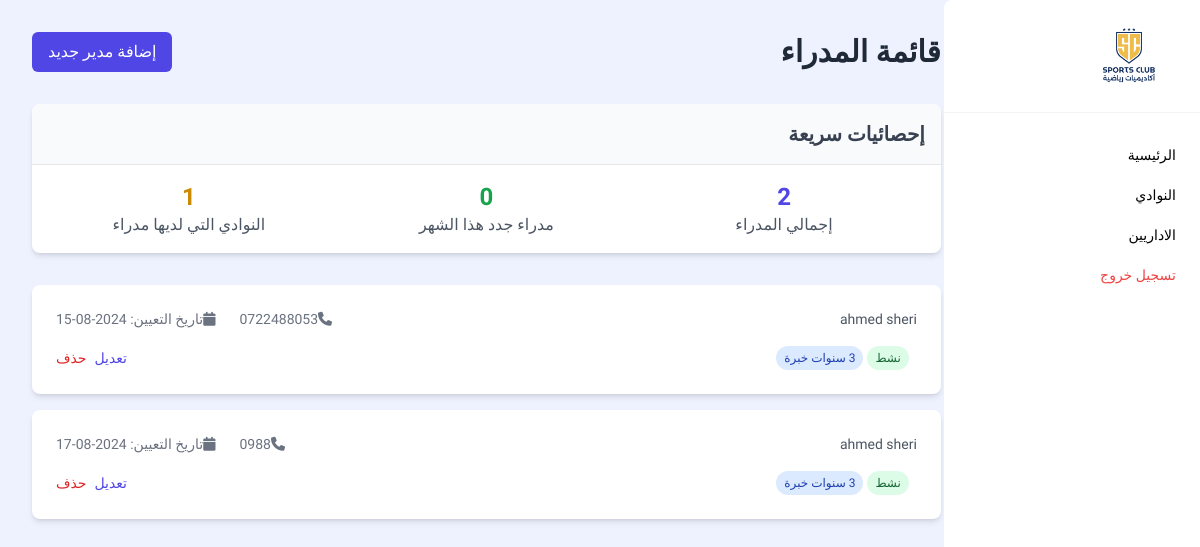
Before: /admin_dashboard/viewDirector with the older database file.
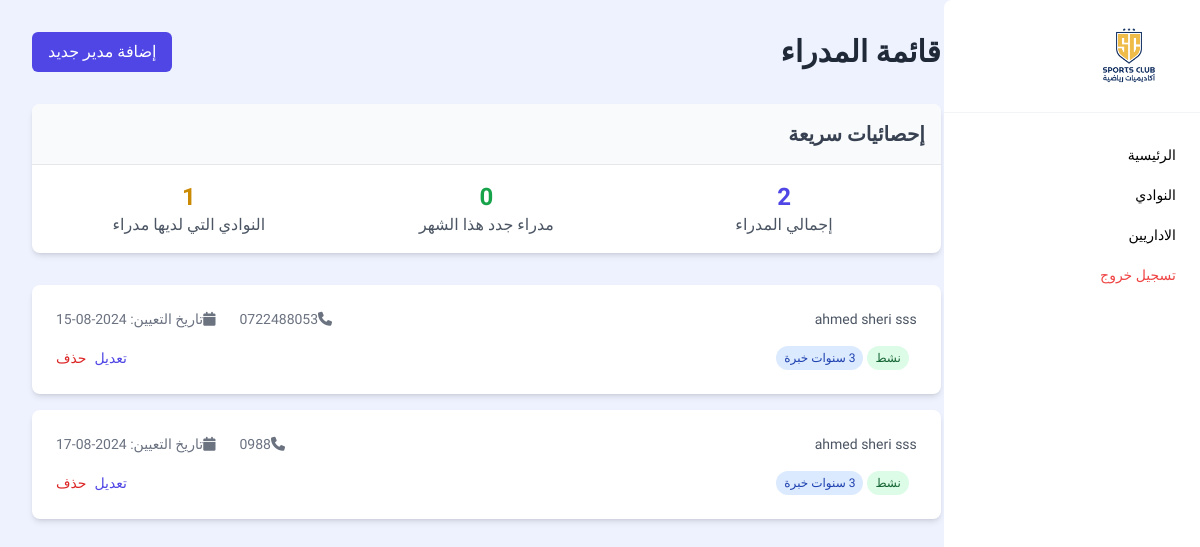
After: the same page with the newer database file.
### accounts/models.py (models this page shows, shortened)
class UserProfile(models.Model):
    user = models.OneToOneField(User, on_delete=models.CASCADE)
    profile_image_base64 = models.TextField(blank=True, null=True)
    account_type = models.CharField(max_length=250, choices=AccountTypeChoices)
    creation_date = models.DateTimeField(auto_now_add=True)
    director_profile = models.ForeignKey('DirectorProfile', on_delete=models.SET_NULL, null=True, blank=True)
    student_profile = models.ForeignKey('StudentProfile', on_delete=models.SET_NULL, null=True, blank=True)
    Coach_profile = models.ForeignKey('CoachProfile', on_delete=models.SET_NULL, null=True, blank=True)
    is_active = models.BooleanField(default=False)
    last_active_datetime = models.DateTimeField(null=True, blank=True)
    is_in_chat = models.BooleanField(default=False)

class DirectorProfile(models.Model):
    full_name = models.CharField(max_length=50)
    phone = models.CharField(max_length=50)
    about = models.TextField(null=True)
    club = models.ForeignKey('ClubsModel', on_delete=models.SET_NULL, null=True)
    creation_date = models.DateTimeField(auto_now_add=True)

class ClubsModel(models.Model):
    name = models.CharField(max_length=250, null=True, verbose_name="اسم الاكادمية")
    club_profile_image_base64 = models.TextField(blank=True, null=True)
    desc = models.CharField(max_length=255, null=True, verbose_name="وصف قصير")
    about = models.TextField(max_length=255, null=True, verbose_name="نبذة")
    city = models.CharField(max_length=255, choices = citys, null=True, verbose_name="المدينة")
    district = models.CharField(max_length=250, null=True, verbose_name="الحي")
    street = models.CharField(max_length=250, null=True, verbose_name="الشارع")
    creation_date = models.DateTimeField(auto_now_add=True)

### admin_dashboard/views.py (the view)
# urls.py: path('viewDirector', views.viewDirector, name="viewDirector"),
def viewDirector(request):
    date_time_now = datetime.now()
    directors = UserProfile.objects.filter(account_type='2')
    this_month_directors = directors.filter(creation_date__year=date_time_now.year, creation_date__month=date_time_now.month)
    Clubs = ClubsModel.objects.all()
    Directors = DirectorProfile.objects.all()
    clubs_have_Director = 0
    for i in Clubs:
        if Directors.filter(club=i).exists():clubs_have_Director+=1
        break
    return render(request, 'admin_dashboard/Director/viewDirector.html', {'directors':directors, 'this_month_directors':this_month_directors, 'clubs_have_Director':clubs_have_Director})

### templates/admin_dashboard/Director/viewDirector.html (shortened to what this page needs)
{% extends "base_admin_dashboard.html" %} {% load static %} {% block content %}
<section class="bg-indigo-50 w-full min-h-screen p-4 md:p-8">
  <div class="max-w-6xl mx-auto md:pr-[20%]">
    <div class="flex justify-between items-center mb-8">
      <h1 class="text-3xl font-bold text-gray-800">قائمة المدراء</h1>
      <a
        href="{% url 'addDirector' %}"
        class="bg-indigo-600 text-white px-4 py-2 rounded-md hover:bg-indigo-700 transition duration-300 ease-in-out"
        >إضافة مدير جديد</a
      >
    </div>
    <div class="bg-white rounded-lg shadow-md overflow-hidden mb-8">
      <div class="p-4 bg-gray-50 border-b border-gray-200">
        <h2 class="text-xl font-semibold text-gray-700">إحصائيات سريعة</h2>
      </div>
      <div class="p-4 grid grid-cols-1 md:grid-cols-3 gap-4">
        <div class="text-center">
          <p class="text-2xl font-bold text-indigo-600">{{directors.count}}</p>
          <p class="text-gray-600">إجمالي المدراء</p>
        </div>
        <div class="text-center">
          <p class="text-2xl font-bold text-green-600">{{this_month_directors.count}}</p>
          <p class="text-gray-600">مدراء جدد هذا الشهر</p>
        </div>
        <div class="text-center">
          <p class="text-2xl font-bold text-yellow-600">{{clubs_have_Director}}</p>
          <p class="text-gray-600">النوادي التي لديها مدراء</p>
        </div>
      </div>
    </div>
    <ul class="space-y-4">
      {% for director in directors %}
      <li class="bg-white rounded-lg shadow-md overflow-hidden">
        <div class="p-6">
          <div
            class="flex flex-col md:flex-row md:items-center md:justify-between"
          >
            <div class="mb-4 md:mb-0">
              <p class="text-sm text-gray-600">{{director.director_profile.club.name}}</p>
            </div>
            <div
              class="flex flex-col md:flex-row md:items-center space-y-2 md:space-y-0 md:space-x-4 rtl:space-x-reverse"
            >
              <span class="text-sm text-gray-500"
                ><i class="fas fa-phone mr-2"></i>{{director.director_profile.phone}}</span
              >
              <span class="text-sm text-gray-500"
                ><i class="fas fa-calendar mr-2"></i>تاريخ التعيين:
                {{director.creation_date|date:'Y-m-d'}}</span
              >
            </div>
          </div>
          <div class="mt-4 flex flex-wrap justify-between items-center">
            <div class="mt-2 md:mt-0">
              <span
                class="inline-block bg-green-100 text-green-800 text-xs px-2 py-1 rounded-full mr-2"
                >نشط</span
              >
              <span
                class="inline-block bg-blue-100 text-blue-800 text-xs px-2 py-1 rounded-full"
                >3 سنوات خبرة</span
              >
            </div>
            <div class="mt-4 md:mt-0 flex space-x-2 rtl:space-x-reverse">
              <a
                href="{% url 'editDirector' director.id %}"
                class="text-indigo-600 hover:text-indigo-800 text-sm font-medium"
                >تعديل</a
              >
              <a
                href="{% url 'deleteDirector' director.id %}"
                class="text-red-600 hover:text-red-800 text-sm font-medium"
                >حذف</a
              >
            </div>
          </div>
        </div>
      </li>
      {% endfor %}
    </ul>
  </div>
</section>
{% endblock content %}

Changed rows visible on the page:
changed through a linked row, UserProfile (number 1 of 2 on the later page): director_profile.club.name "ahmed sheri" → "ahmed sheri sss"
changed through a linked row, UserProfile (number 2 of 2 on the later page): director_profile.club.name "ahmed sheri" → "ahmed sheri sss"
